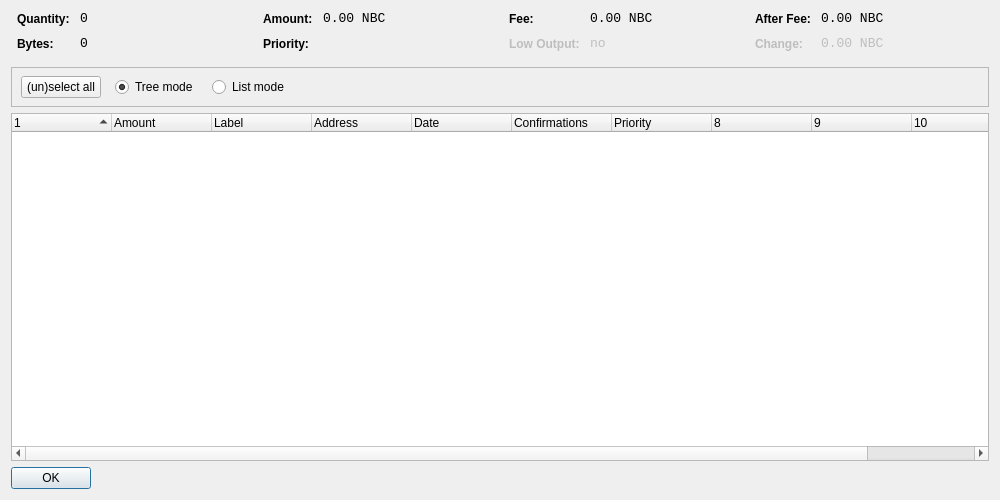
<?xml version="1.0" encoding="UTF-8"?>
<ui version="4.0">
 <class>CoinControlDialog</class>
 <widget class="QDialog" name="CoinControlDialog">
  <property name="geometry">
   <rect>
    <x>0</x>
    <y>0</y>
    <width>1000</width>
    <height>500</height>
   </rect>
  </property>
  <property name="windowTitle">
   <string>Coin Control</string>
  </property>
  <layout class="QVBoxLayout" name="verticalLayout">
   <item>
    <layout class="QHBoxLayout" name="horizontalLayoutTop" stretch="0,0,0,0">
     <property name="topMargin">
      <number>0</number>
     </property>
     <property name="bottomMargin">
      <number>10</number>
     </property>
     <item>
      <layout class="QFormLayout" name="formLayoutCoinControl1">
       <property name="horizontalSpacing">
        <number>10</number>
       </property>
       <property name="verticalSpacing">
        <number>10</number>
       </property>
       <property name="leftMargin">
        <number>6</number>
       </property>
       <property name="rightMargin">
        <number>6</number>
       </property>
       <item row="0" column="0">
        <widget class="QLabel" name="labelCoinControlQuantityText">
         <property name="styleSheet">
          <string notr="true">font-weight:bold;</string>
         </property>
         <property name="text">
          <string>Quantity:</string>
         </property>
        </widget>
       </item>
       <item row="0" column="1">
        <widget class="QLabel" name="labelCoinControlQuantity">
         <property name="font">
          <font>
           <family>Monospace</family>
           <pointsize>10</pointsize>
          </font>
         </property>
         <property name="cursor">
          <cursorShape>IBeamCursor</cursorShape>
         </property>
         <property name="contextMenuPolicy">
          <enum>Qt::ActionsContextMenu</enum>
         </property>
         <property name="text">
          <string>0</string>
         </property>
         <property name="textInteractionFlags">
          <set>Qt::LinksAccessibleByMouse|Qt::TextSelectableByKeyboard|Qt::TextSelectableByMouse</set>
         </property>
        </widget>
       </item>
       <item row="1" column="0">
        <widget class="QLabel" name="labelCoinControlBytesText">
         <property name="styleSheet">
          <string notr="true">font-weight:bold;</string>
         </property>
         <property name="text">
          <string>Bytes:</string>
         </property>
        </widget>
       </item>
       <item row="1" column="1">
        <widget class="QLabel" name="labelCoinControlBytes">
         <property name="font">
          <font>
           <family>Monospace</family>
           <pointsize>10</pointsize>
          </font>
         </property>
         <property name="cursor">
          <cursorShape>IBeamCursor</cursorShape>
         </property>
         <property name="contextMenuPolicy">
          <enum>Qt::ActionsContextMenu</enum>
         </property>
         <property name="text">
          <string>0</string>
         </property>
         <property name="textInteractionFlags">
          <set>Qt::LinksAccessibleByMouse|Qt::TextSelectableByKeyboard|Qt::TextSelectableByMouse</set>
         </property>
        </widget>
       </item>
      </layout>
     </item>
     <item>
      <layout class="QFormLayout" name="formLayoutCoinControl2">
       <property name="horizontalSpacing">
        <number>10</number>
       </property>
       <property name="verticalSpacing">
        <number>10</number>
       </property>
       <property name="leftMargin">
        <number>6</number>
       </property>
       <property name="rightMargin">
        <number>6</number>
       </property>
       <item row="0" column="0">
        <widget class="QLabel" name="labelCoinControlAmountText">
         <property name="styleSheet">
          <string notr="true">font-weight:bold;</string>
         </property>
         <property name="text">
          <string>Amount:</string>
         </property>
        </widget>
       </item>
       <item row="0" column="1">
        <widget class="QLabel" name="labelCoinControlAmount">
         <property name="font">
          <font>
           <family>Monospace</family>
           <pointsize>10</pointsize>
          </font>
         </property>
         <property name="cursor">
          <cursorShape>IBeamCursor</cursorShape>
         </property>
         <property name="contextMenuPolicy">
          <enum>Qt::ActionsContextMenu</enum>
         </property>
         <property name="text">
          <string>0.00 NBC</string>
         </property>
         <property name="textInteractionFlags">
          <set>Qt::LinksAccessibleByMouse|Qt::TextSelectableByKeyboard|Qt::TextSelectableByMouse</set>
         </property>
        </widget>
       </item>
       <item row="1" column="0">
        <widget class="QLabel" name="labelCoinControlPriorityText">
         <property name="styleSheet">
          <string notr="true">font-weight:bold;</string>
         </property>
         <property name="text">
          <string>Priority:</string>
         </property>
        </widget>
       </item>
       <item row="1" column="1">
        <widget class="QLabel" name="labelCoinControlPriority">
         <property name="font">
          <font>
           <family>Monospace</family>
           <pointsize>10</pointsize>
          </font>
         </property>
         <property name="cursor">
          <cursorShape>IBeamCursor</cursorShape>
         </property>
         <property name="contextMenuPolicy">
          <enum>Qt::ActionsContextMenu</enum>
         </property>
         <property name="text">
          <string/>
         </property>
         <property name="textInteractionFlags">
          <set>Qt::LinksAccessibleByMouse|Qt::TextSelectableByKeyboard|Qt::TextSelectableByMouse</set>
         </property>
        </widget>
       </item>
      </layout>
     </item>
     <item>
      <layout class="QFormLayout" name="formLayoutCoinControl3">
       <property name="horizontalSpacing">
        <number>10</number>
       </property>
       <property name="verticalSpacing">
        <number>10</number>
       </property>
       <property name="leftMargin">
        <number>6</number>
       </property>
       <property name="rightMargin">
        <number>6</number>
       </property>
       <item row="0" column="0">
        <widget class="QLabel" name="labelCoinControlFeeText">
         <property name="styleSheet">
          <string notr="true">font-weight:bold;</string>
         </property>
         <property name="text">
          <string>Fee:</string>
         </property>
        </widget>
       </item>
       <item row="0" column="1">
        <widget class="QLabel" name="labelCoinControlFee">
         <property name="font">
          <font>
           <family>Monospace</family>
           <pointsize>10</pointsize>
          </font>
         </property>
         <property name="cursor">
          <cursorShape>IBeamCursor</cursorShape>
         </property>
         <property name="contextMenuPolicy">
          <enum>Qt::ActionsContextMenu</enum>
         </property>
         <property name="text">
          <string>0.00 NBC</string>
         </property>
         <property name="textInteractionFlags">
          <set>Qt::LinksAccessibleByMouse|Qt::TextSelectableByKeyboard|Qt::TextSelectableByMouse</set>
         </property>
        </widget>
       </item>
       <item row="1" column="0">
        <widget class="QLabel" name="labelCoinControlLowOutputText">
         <property name="enabled">
          <bool>false</bool>
         </property>
         <property name="styleSheet">
          <string notr="true">font-weight:bold;</string>
         </property>
         <property name="text">
          <string>Low Output:</string>
         </property>
        </widget>
       </item>
       <item row="1" column="1">
        <widget class="QLabel" name="labelCoinControlLowOutput">
         <property name="enabled">
          <bool>false</bool>
         </property>
         <property name="font">
          <font>
           <family>Monospace</family>
           <pointsize>10</pointsize>
          </font>
         </property>
         <property name="cursor">
          <cursorShape>IBeamCursor</cursorShape>
         </property>
         <property name="contextMenuPolicy">
          <enum>Qt::ActionsContextMenu</enum>
         </property>
         <property name="text">
          <string>no</string>
         </property>
         <property name="textInteractionFlags">
          <set>Qt::LinksAccessibleByMouse|Qt::TextSelectableByKeyboard|Qt::TextSelectableByMouse</set>
         </property>
        </widget>
       </item>
      </layout>
     </item>
     <item>
      <layout class="QFormLayout" name="formLayoutCoinControl4">
       <property name="horizontalSpacing">
        <number>10</number>
       </property>
       <property name="verticalSpacing">
        <number>10</number>
       </property>
       <property name="leftMargin">
        <number>6</number>
       </property>
       <property name="rightMargin">
        <number>6</number>
       </property>
       <item row="0" column="0">
        <widget class="QLabel" name="labelCoinControlAfterFeeText">
         <property name="styleSheet">
          <string notr="true">font-weight:bold;</string>
         </property>
         <property name="text">
          <string>After Fee:</string>
         </property>
        </widget>
       </item>
       <item row="0" column="1">
        <widget class="QLabel" name="labelCoinControlAfterFee">
         <property name="font">
          <font>
           <family>Monospace</family>
           <pointsize>10</pointsize>
          </font>
         </property>
         <property name="cursor">
          <cursorShape>IBeamCursor</cursorShape>
         </property>
         <property name="contextMenuPolicy">
          <enum>Qt::ActionsContextMenu</enum>
         </property>
         <property name="text">
          <string>0.00 NBC</string>
         </property>
         <property name="textInteractionFlags">
          <set>Qt::LinksAccessibleByMouse|Qt::TextSelectableByKeyboard|Qt::TextSelectableByMouse</set>
         </property>
        </widget>
       </item>
       <item row="1" column="0">
        <widget class="QLabel" name="labelCoinControlChangeText">
         <property name="enabled">
          <bool>false</bool>
         </property>
         <property name="styleSheet">
          <string notr="true">font-weight:bold;</string>
         </property>
         <property name="text">
          <string>Change:</string>
         </property>
        </widget>
       </item>
       <item row="1" column="1">
        <widget class="QLabel" name="labelCoinControlChange">
         <property name="enabled">
          <bool>false</bool>
         </property>
         <property name="font">
          <font>
           <family>Monospace</family>
           <pointsize>10</pointsize>
          </font>
         </property>
         <property name="cursor">
          <cursorShape>IBeamCursor</cursorShape>
         </property>
         <property name="contextMenuPolicy">
          <enum>Qt::ActionsContextMenu</enum>
         </property>
         <property name="text">
          <string>0.00 NBC</string>
         </property>
         <property name="textInteractionFlags">
          <set>Qt::LinksAccessibleByMouse|Qt::TextSelectableByKeyboard|Qt::TextSelectableByMouse</set>
         </property>
        </widget>
       </item>
      </layout>
     </item>
    </layout>
   </item>
   <item>
    <widget class="QFrame" name="frame">
     <property name="minimumSize">
      <size>
       <width>0</width>
       <height>40</height>
      </size>
     </property>
     <property name="frameShape">
      <enum>QFrame::StyledPanel</enum>
     </property>
     <property name="frameShadow">
      <enum>QFrame::Sunken</enum>
     </property>
     <widget class="QWidget" name="horizontalLayoutWidget">
      <property name="geometry">
       <rect>
        <x>10</x>
        <y>0</y>
        <width>781</width>
        <height>41</height>
       </rect>
      </property>
      <layout class="QHBoxLayout" name="horizontalLayoutPanel" stretch="0,0,0,0">
       <property name="spacing">
        <number>14</number>
       </property>
       <item>
        <widget class="QPushButton" name="pushButtonSelectAll">
         <property name="sizePolicy">
          <sizepolicy hsizetype="Maximum" vsizetype="Fixed">
           <horstretch>0</horstretch>
           <verstretch>0</verstretch>
          </sizepolicy>
         </property>
         <property name="text">
          <string>(un)select all</string>
         </property>
        </widget>
       </item>
       <item>
        <widget class="QRadioButton" name="radioTreeMode">
         <property name="sizePolicy">
          <sizepolicy hsizetype="Maximum" vsizetype="Fixed">
           <horstretch>0</horstretch>
           <verstretch>0</verstretch>
          </sizepolicy>
         </property>
         <property name="text">
          <string>Tree mode</string>
         </property>
         <property name="checked">
          <bool>true</bool>
         </property>
        </widget>
       </item>
       <item>
        <widget class="QRadioButton" name="radioListMode">
         <property name="sizePolicy">
          <sizepolicy hsizetype="Maximum" vsizetype="Fixed">
           <horstretch>0</horstretch>
           <verstretch>0</verstretch>
          </sizepolicy>
         </property>
         <property name="text">
          <string>List mode</string>
         </property>
        </widget>
       </item>
       <item>
        <spacer name="horizontalSpacer">
         <property name="orientation">
          <enum>Qt::Horizontal</enum>
         </property>
         <property name="sizeHint" stdset="0">
          <size>
           <width>40</width>
           <height>20</height>
          </size>
         </property>
        </spacer>
       </item>
      </layout>
     </widget>
    </widget>
   </item>
   <item>
    <widget class="CoinControlTreeWidget" name="treeWidget">
     <property name="contextMenuPolicy">
      <enum>Qt::CustomContextMenu</enum>
     </property>
     <property name="sortingEnabled">
      <bool>false</bool>
     </property>
     <property name="columnCount">
      <number>11</number>
     </property>
     <attribute name="headerShowSortIndicator" stdset="0">
      <bool>true</bool>
     </attribute>
     <attribute name="headerStretchLastSection">
      <bool>false</bool>
     </attribute>
     <column>
      <property name="text">
       <string/>
      </property>
     </column>
     <column>
      <property name="text">
       <string>Amount</string>
      </property>
     </column>
     <column>
      <property name="text">
       <string>Label</string>
      </property>
     </column>
     <column>
      <property name="text">
       <string>Address</string>
      </property>
     </column>
     <column>
      <property name="text">
       <string>Date</string>
      </property>
     </column>
     <column>
      <property name="text">
       <string>Confirmations</string>
      </property>
      <property name="toolTip">
       <string>Confirmed</string>
      </property>
     </column>
     <column>
      <property name="text">
       <string>Priority</string>
      </property>
     </column>
     <column>
      <property name="text">
       <string/>
      </property>
     </column>
     <column>
      <property name="text">
       <string/>
      </property>
     </column>
     <column>
      <property name="text">
       <string/>
      </property>
     </column>
     <column>
      <property name="text">
       <string/>
      </property>
     </column>
    </widget>
   </item>
   <item>
    <widget class="QDialogButtonBox" name="buttonBox">
     <property name="sizePolicy">
      <sizepolicy hsizetype="Maximum" vsizetype="Fixed">
       <horstretch>0</horstretch>
       <verstretch>0</verstretch>
      </sizepolicy>
     </property>
     <property name="orientation">
      <enum>Qt::Horizontal</enum>
     </property>
     <property name="standardButtons">
      <set>QDialogButtonBox::Ok</set>
     </property>
    </widget>
   </item>
  </layout>
 </widget>
 <customwidgets>
  <customwidget>
   <class>CoinControlTreeWidget</class>
   <extends>QTreeWidget</extends>
   <header>coincontroltreewidget.h</header>
  </customwidget>
 </customwidgets>
 <resources/>
 <connections/>
</ui>
